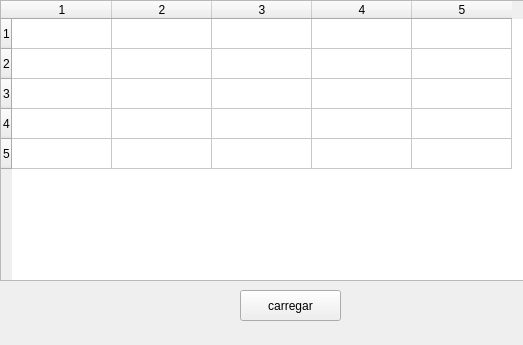
<?xml version="1.0" encoding="UTF-8"?>
<ui version="4.0">
 <class>MainWindow</class>
 <widget class="QMainWindow" name="MainWindow">
  <property name="geometry">
   <rect>
    <x>0</x>
    <y>0</y>
    <width>523</width>
    <height>345</height>
   </rect>
  </property>
  <property name="windowTitle">
   <string>MainWindow</string>
  </property>
  <widget class="QWidget" name="centralwidget">
   <widget class="QTableWidget" name="tableWidget">
    <property name="geometry">
     <rect>
      <x>0</x>
      <y>0</y>
      <width>531</width>
      <height>281</height>
     </rect>
    </property>
    <property name="rowCount">
     <number>5</number>
    </property>
    <property name="columnCount">
     <number>5</number>
    </property>
    <row/>
    <row/>
    <row/>
    <row/>
    <row/>
    <column/>
    <column/>
    <column/>
    <column/>
    <column/>
   </widget>
   <widget class="QPushButton" name="pushButton_carregar">
    <property name="geometry">
     <rect>
      <x>240</x>
      <y>290</y>
      <width>101</width>
      <height>31</height>
     </rect>
    </property>
    <property name="text">
     <string>carregar</string>
    </property>
   </widget>
  </widget>
 </widget>
 <resources/>
 <connections/>
</ui>
